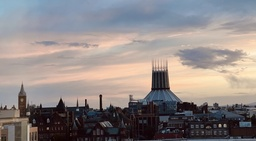
#> input picture liverpool_church.jpeg, 256 x 141 px, shrunk from 1194 x 658 before the run
$ jupyter execute lab2_notebook.ipynb
#> lines starting #> are read from the running program, lines starting #| are printed output that depends on the picture; after the words box and inside, x2 and y2 are one past the last pixel; in counts of white or black regions, pixels touching at a corner belong together
[cell 1]
import cv2
import matplotlib.pyplot as plt
import numpy as np

[cell 2]
img = cv2.imread('../liverpool_church.jpeg')
#> img is the input picture: shape (141, 256, 3); mean B, G, R 133.8, 135.1, 143.1
img = cv2.cvtColor(img, cv2.COLOR_BGR2RGB)
plt.imshow(img)
img.shape
#> Out = (141, 256, 3)

[cell 3]
def process_image(image):
    image = cv2.cvtColor(src=image, code=cv2.COLOR_RGBA2GRAY)
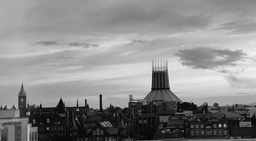
#> image: shape (141, 256); min 2, max 243, mean 137.3
    return image

img_gray = process_image(img)
plt.imshow(img_gray, cmap='gray')
print(img.shape)
#| (141, 256, 3)
print(img_gray.shape)
#| (141, 256)

[cell 4]
def zero_padding(image, padding=0):
    # Apply Equal Padding to All Sides
    if padding != 0:
        image_padded = np.zeros((image.shape[0] + padding*2, image.shape[1] + padding*2))
        image_padded[int(padding):int(-1 * padding), int(padding):int(-1 * padding)] = image
    else:
        image_padded = image
    return image_padded

def convolve_2d(image, kernel, padding=0, strides=1, average=False):
#> called with kernel = array of shape (3, 3), padding = 1, strides = 1, average = False
    if len(image.shape) == 3:
        print("Found 3 Channels : {}".format(image.shape))
        image = cv2.cvtColor(image, cv2.COLOR_BGR2GRAY)
        print("Converted to Gray Channel. Size : {}".format(image.shape))
    else:
        print("Image Shape : {}".format(image.shape))
#| Image Shape : (141, 256)

    print("Kernel Shape : {}".format(kernel.shape))

    image_row, image_col = image.shape
#> image_row = 141; image_col = 256
    kernel_row, kernel_col = kernel.shape

    #We will have the size of the output image same as that of the input image
    output = np.zeros(image.shape)

    #We will pad zeros around the boundaries around the image
    #This padding size maintains the image size
    pad_height = int((kernel_row - 1) / 2)
    pad_width = int((kernel_col - 1) / 2)

    #This is padded image (now are all zeros)
    padded_image = np.zeros((image_row + (2 * pad_height), image_col + (2 * pad_width)))
    #Fill the padded image with the values of the input image for corresponding pixels
    padded_image[pad_height:padded_image.shape[0] - pad_height, pad_width:padded_image.shape[1] - pad_width] = image
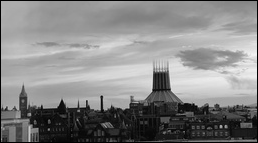
#> padded_image: shape (143, 258) float64; min 0, max 243, mean 134.4

    #Here the convolution is performed. We have a window to slide over the padded image.
    #From top to bottom
    for row in range(image_row):
        #From left to right
        for col in range(image_col):
            #Convoultion:
            #1. Get the product of the values of the corresponding pixels in both the kelnel and the patch of the padded image
            #2. Sum up all the products to get the output for this specific pixel.
            output[row, col] = np.sum(kernel * padded_image[row:row + kernel_row, col:col + kernel_col])
            if average:
                output[row, col] /= kernel.shape[0] * kernel.shape[1]
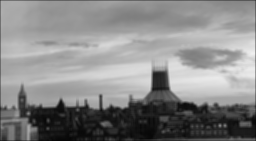
#> output: shape (141, 256) float64; min 5, max 240.2, mean 136.4

    print("Output Image size : {}".format(output.shape))
#| Output Image size : (141, 256)

    return output

[cell 5]
def test_zero_padding():
    mock = np.ones((10,10))
    padded = zero_padding(image=mock, padding=1)
    return padded

test_zero_padding()

[cell 6]
def test_convolve_2d():
    mock_kernel = np.ones((3,3))/9
    img_convolve = convolve_2d(image=img_gray, kernel=mock_kernel, padding=1)
    plt.imshow(img_convolve,  cmap='gray')
    print(img_gray.shape)
#| (141, 256)
    print(img_convolve.shape)
#| (141, 256)

test_convolve_2d()

# Q1

[cell 7]
def gaussian_kernel(dimension, sigma):
    x = cv2.getGaussianKernel(dimension, sigma)
    y = cv2.getGaussianKernel(dimension, sigma)
    kernel = x.dot(y.T)
    return kernel

[cell 8]
gaussian_kernel_1 = gaussian_kernel(5,1)
gau_image_1 = convolve_2d(image=img_gray, kernel=gaussian_kernel_1, padding=1)
#> call 2 of convolve_2d, with kernel = array of shape (5, 5), padding = 1, strides = 1, average = False
#| Image Shape : (141, 256)
#> in convolve_2d (call 2), `padded_image[pad_height:padded_image.shape[0] - pad_height, pad_width:..`:
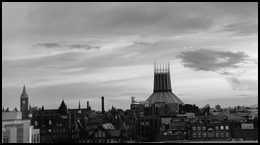
#> padded_image: shape (145, 260) float64; min 0, max 243, mean 131.5
#| Output Image size : (141, 256)
plt.imshow(gau_image_1, cmap='gray')
gau_image_1

[cell 9]
gaussian_kernel_2 = gaussian_kernel(5,1.5)
gau_image_2 = convolve_2d(image=img_gray, kernel=gaussian_kernel_2, padding=1)
#| Image Shape : (141, 256)
#| Output Image size : (141, 256)
plt.imshow(gau_image_2, cmap='gray')
gau_image_2

[cell 10]
# openCv implement method
image_gau_1 = cv2.GaussianBlur(img_gray, (5,5), sigmaX=1)
plt.imshow(image_gau_1, cmap='gray')

[cell 11]
image_gau_2 = cv2.GaussianBlur(img_gray, (11,11), sigmaX=100)
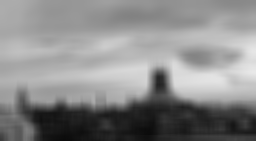
#> image_gau_2: shape (141, 256); min 11, max 232, mean 137.2
plt.imshow(image_gau_2, cmap='gray')
image_gau_2

# Q2

[cell 12]
laplacian_1 = -np.ones((3,3))*(1/8)
laplacian_1[1,1] = 1
laplacian_img_1 = convolve_2d(image=img_gray, kernel=laplacian_1, padding=1)
#> call 4 of convolve_2d, with kernel = array of shape (3, 3), padding = 1, strides = 1, average = False
#| Image Shape : (141, 256)
#> after the loop in convolve_2d (call 4), `for row in range(image_row):`:
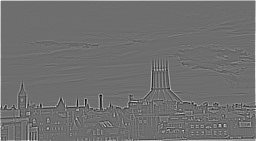
#> output: shape (141, 256) float64; min -84.75, max 110.6, mean 1; drawn with min black and max white
#| Output Image size : (141, 256)
plt.imshow(laplacian_img_1, cmap='gray')
laplacian_img_1

[cell 13]
laplacian_2 = laplacian_1 * 8
laplacian_img_2 = convolve_2d(image=img_gray, kernel=laplacian_1, padding=1)
#| Image Shape : (141, 256)
#| Output Image size : (141, 256)
plt.imshow(laplacian_img_2, cmap='gray')
laplacian_img_2

# Q3

[cell 14]
#Gaussian mask: size: 5x5, sigma = 1.5
g_kernel = gaussian_kernel(5, 1.5)

#Gaussian derivative in the x direction
der_x = np.array([-1,1])
der_x.shape = [1,2] #To make it as the 2D array
gdmask_x = convolve_2d(g_kernel, der_x)
gdmask_img1 = convolve_2d(img_gray, gdmask_x, average=False)
#| Image Shape : (141, 256)
#> after the loop in convolve_2d (call 7), `for row in range(image_row):`:
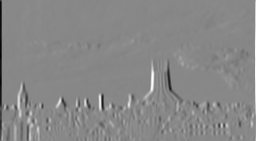
#> output: shape (141, 256) float64; min -31.88, max 27.94, mean -0.1; drawn with min black and max white
#| Output Image size : (141, 256)
plt.imshow(gdmask_img1, cmap='gray')
print(gdmask_x)
print(der_x)

[cell 15]
#Gaussian derivative in the y direction
der_y = np.transpose(der_x)
gdmask_y = convolve_2d(g_kernel, der_y)
gdmask_img2 = convolve_2d(img_gray, gdmask_y, average=False)
#| Image Shape : (141, 256)
#> after the loop in convolve_2d (call 9), `for row in range(image_row):`:
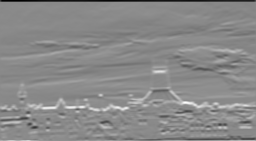
#> output: shape (141, 256) float64; min -29.53, max 25.22, mean 0; drawn with min black and max white
#| Output Image size : (141, 256)
plt.imshow(gdmask_img2, cmap='gray')
print(der_y)
print(gdmask_y)

[cell 16]
edges = cv2.Canny(img_gray,100,200)
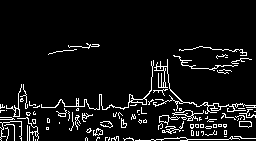
#> edges: shape (141, 256); 7.2% white in thin lines or dots, all inside (x1, y1, x2, y2) = (0, 43, 256, 141)
plt.imshow(edges, cmap='gray')
